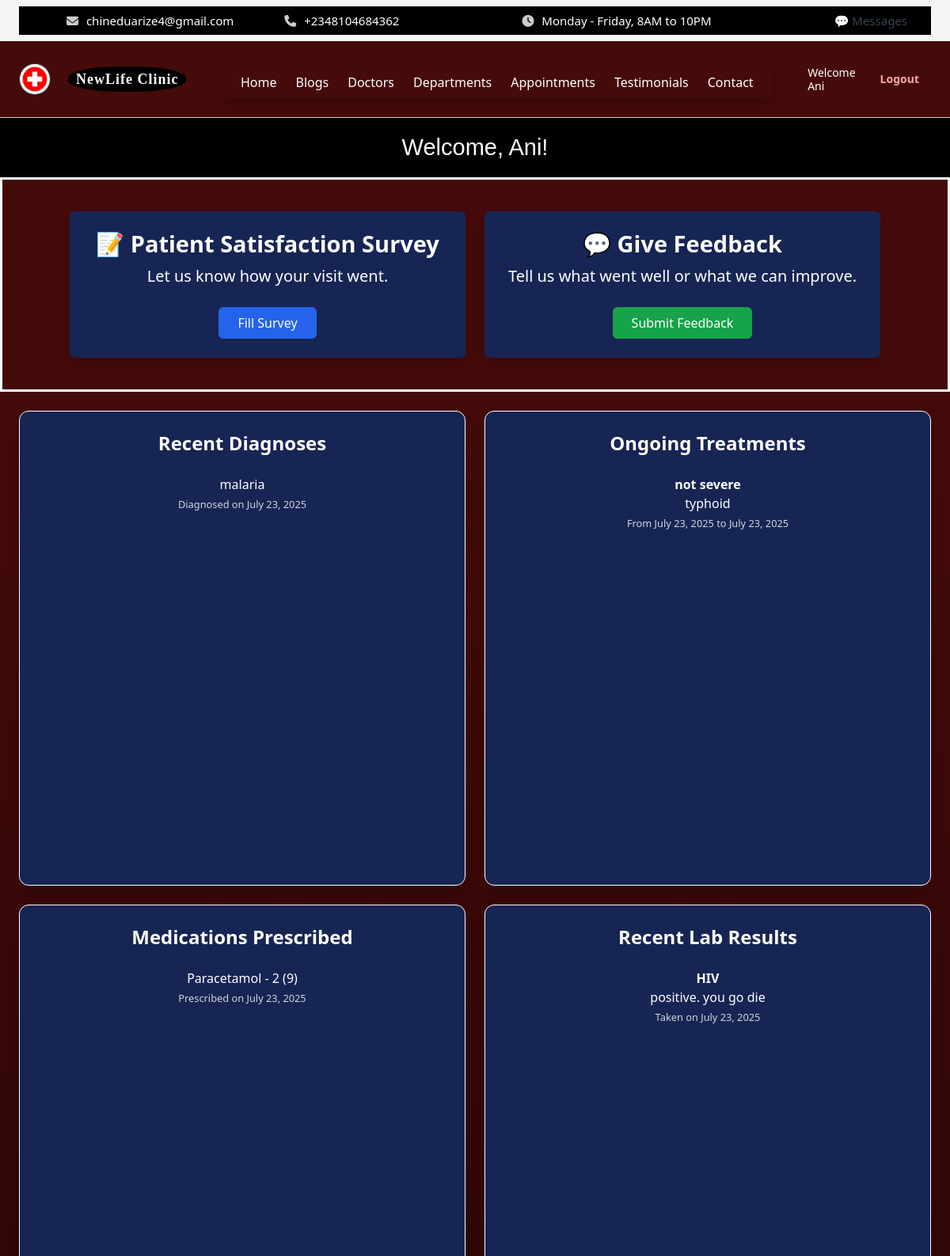
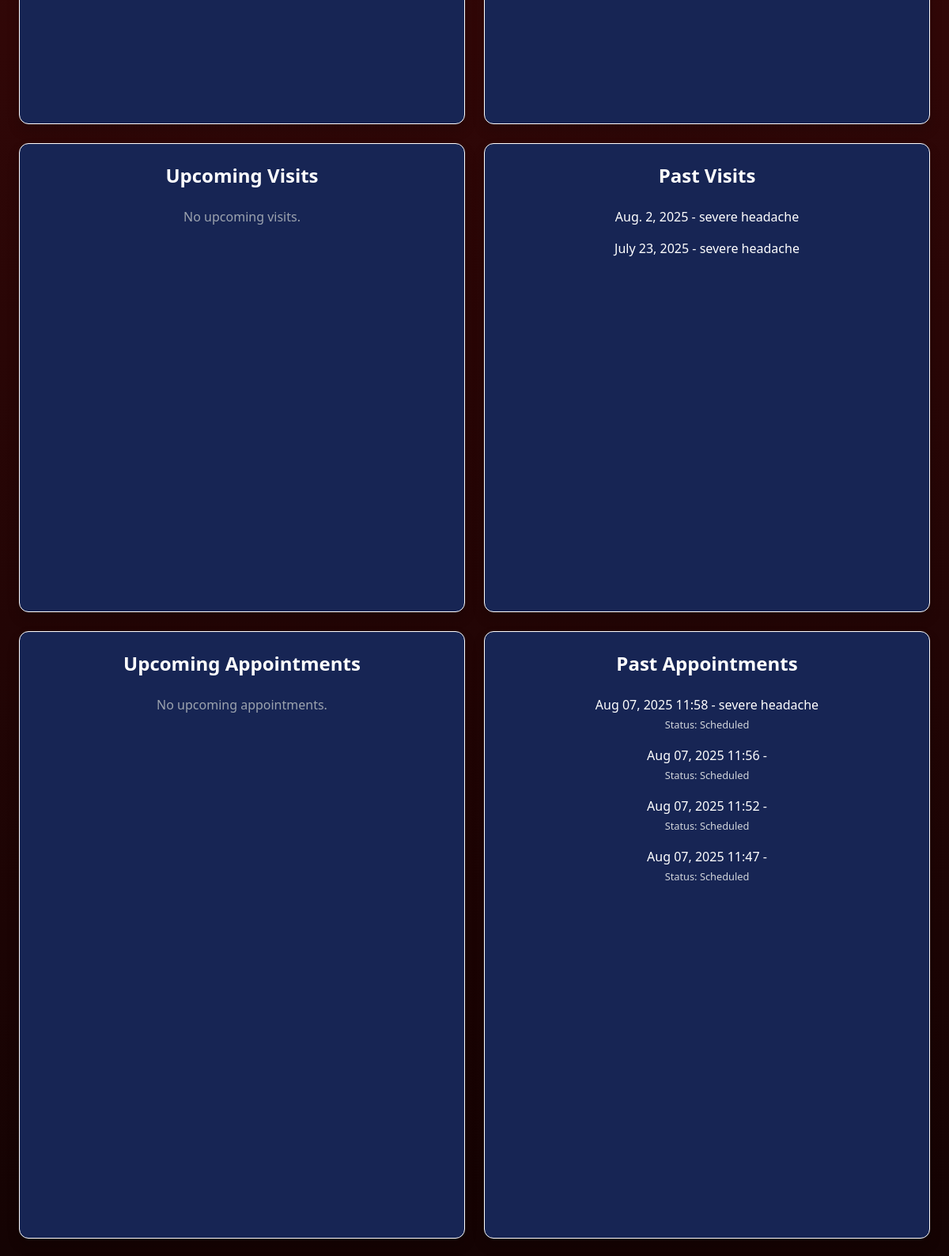
Screenshot of /dashboard/patient/ (signed in, upper part) with the database file from the repository (2 pictures, top to bottom).
### core/models.py (models this page shows, shortened)
class HeaderSettings(models.Model):
    hospital_name = models.CharField(max_length=100, default='My Hospital')
    logo = models.ImageField(upload_to='logos/', blank=True, null=True)
    menu_1 = models.CharField(max_length=50, default='Home')
    menu_2 = models.CharField(max_length=50, default='Services')
    menu_3 = models.CharField(max_length=50, default='Doctors')
    menu_4 = models.CharField(max_length=50, default='Departments')
    menu_5 = models.CharField(max_length=50, default='Appointments')
    menu_6 = models.CharField(max_length=50, default='About')
    menu_7 = models.CharField(max_length=50, default='Contact')
    email = models.EmailField(blank=True)
    phone = models.CharField(max_length=20, blank=True)
    working_hours = models.CharField(max_length=100, default="Monday - Friday, 8AM to 10PM")

class User(AbstractUser):
    ROLE_CHOICES = [
        ('admin', 'Admin'),
        ('doctor', 'Doctor'),
        ('nurse', 'Nurse'),
        ('receptionist', 'Receptionist'),
        ('pharmacist', 'Pharmacist'),
        ('labtech', 'Lab Technician'),
        ('patient', 'Patient'),
        ('cashier', 'Cashier'),
    ]
    role = models.CharField(max_length=20, choices=ROLE_CHOICES)

class Appointment(models.Model):
    patient = models.ForeignKey('Patient', on_delete=models.CASCADE, related_name='appointments', null=True, blank=True)
    full_name = models.CharField(max_length=100)
    email = models.EmailField()
    phone = models.CharField(max_length=20)
    doctor = models.ForeignKey('Doctor', on_delete=models.SET_NULL, null=True, related_name='appointments')
    datetime = models.DateTimeField()
    reason = models.CharField(max_length=255, blank=True)  # ✅ Add this
    location = models.CharField(max_length=255, blank=True, null=True)  # ✅ Add this
    send_reminder = models.BooleanField(default=False)  # ✅ Add this
    comment = models.TextField(blank=True)
    date_created = models.DateTimeField(auto_now_add=True)
    payment_amount = models.DecimalField(max_digits=10, decimal_places=2, null=True, blank=True)
    payment_status = models.CharField(max_length=20, default="Pending", choices=[
        ('Pending', 'Pending'),
        ('Confirmed', 'Confirmed'),
        ('Cancelled', 'Cancelled'),
    ])
    status = models.CharField(max_length=20, default="Scheduled", choices=[
        ('Scheduled', 'Scheduled'),
        ('Completed', 'Completed'),
        ('Missed', 'Missed'),
        ('Cancelled', 'Cancelled'),
    ])

### patient_panel/models.py (models this page shows, shortened)
class Diagnosis(models.Model):
    patient = models.ForeignKey(Patient, on_delete=models.CASCADE, related_name='diagnoses')
    diagnosis = models.TextField()
    date_diagnosed = models.DateField()

class Treatment(models.Model):
    patient = models.ForeignKey(Patient, on_delete=models.CASCADE, related_name='treatments')
    treatment = models.TextField()
    condition = models.CharField(max_length=255)
    start_date = models.DateField()
    end_date = models.DateField(null=True, blank=True)

class Medication(models.Model):
    patient = models.ForeignKey(Patient, on_delete=models.CASCADE, related_name='medications')
    name = models.CharField(max_length=100)
    dosage = models.CharField(max_length=100)
    frequency = models.CharField(max_length=100)
    prescribed_date = models.DateField()

class LabResult(models.Model):
    patient = models.ForeignKey(Patient, on_delete=models.CASCADE, related_name='lab_results')
    test_name = models.CharField(max_length=255)
    result = models.TextField()
    date_taken = models.DateField()

class Visit(models.Model):
    patient = models.ForeignKey(Patient, on_delete=models.CASCADE, related_name='visits')
    visit_date = models.DateField()
    reason = models.CharField(max_length=255)
    is_upcoming = models.BooleanField(default=False)
    check_in_time = models.DateTimeField(null=True, blank=True)
    seen_by_doctor_time = models.DateTimeField(null=True, blank=True)
    start_time = models.DateTimeField(null=True, blank=True)
    end_time = models.DateTimeField(null=True, blank=True)

### patient_panel/views.py (the view)
# urls.py: path('', views.patient_dashboard, name='patient_dashboard'),
@login_required
def patient_dashboard(request):
    patient = get_object_or_404(Patient, user=request.user)
    diagnoses = patient.diagnoses.all()
    treatments = patient.treatments.all()
    medications = patient.medications.all()
    lab_results = patient.lab_results.all()
    today = timezone.now().date()  # Only date portion
    upcoming_visits = patient.visits.filter(visit_date__gte=today).order_by('visit_date')
    past_visits = patient.visits.filter(visit_date__lt=today).order_by('-visit_date')
    outstanding_bills = patient.user.bills.filter(is_paid=False)
    paid_bills = patient.user.bills.filter(is_paid=True)
    now = timezone.now()
    upcoming_appointments = patient.appointments.filter(datetime__gte=now).order_by('datetime')
    past_appointments = patient.appointments.filter(datetime__lt=now).order_by('-datetime')
    context = {
        'diagnoses': diagnoses,
        'treatments': treatments,
        'medications': medications,
        'lab_results': lab_results,
        'upcoming_visits': upcoming_visits,
        'past_visits': past_visits,
        'outstanding_bills': outstanding_bills,
        'paid_bills': paid_bills,
        'upcoming_appointments': upcoming_appointments,
        'past_appointments': past_appointments,
        'payment_history': paid_bills,
    }
    return render(request, 'patient_panel/dashboard.html', context)

### patient_panel/templates/patient_panel/dashboard.html (shortened to what this page needs)
{% extends "core/base.html" %}
{% block content %}
<div style="width: 100%; background-color: black; padding: 20px 0;">
    <h2 style="text-align: center; font-family: 'Gill Sans', sans-serif; font-size: 29px; margin: 0; color: white;">
        Welcome, {{ request.user.first_name }}!
    </h2>
</div>
<section class="w-full bg-red-950 py-10" style="border: 3px solid white;">
    <div class="grid grid-cols-1 md:grid-cols-2 gap-6 max-w-5xl mx-auto text-center">
        <div class="bg-blue-950 text-white shadow p-6 rounded">
            <h3 class="text-[29px] font-semibold mb-2">📝 Patient Satisfaction Survey</h3>
            <p class="text-[20px] mb-4">Let us know how your visit went.</p>
            <a href="{% url 'patient_panel:submit_survey' %}" class="inline-block bg-blue-600 text-white px-4 py-2 rounded hover:bg-blue-700 transition">
                Fill Survey
            </a>
        </div>
        <div class="bg-blue-950 text-white shadow p-6 rounded">
            <h3 class="text-[29px] font-semibold mb-2">💬 Give Feedback</h3>
            <p class="text-[20px] mb-4">Tell us what went well or what we can improve.</p>
            <a href="{% url 'patient_panel:submit_feedback' %}" class="inline-block bg-green-600 text-white px-4 py-2 rounded hover:bg-green-700 transition">
                Submit Feedback
            </a>
        </div>
    </div>
</section>
<div class="min-h-screen w-full bg-gradient-to-b from-red-950 to-black text-white px-4 py-6 flex justify-center">
  <div class="w-full max-w-7xl grid grid-cols-1 md:grid-cols-2 gap-6">
    <div class="bg-blue-950 border border-white rounded-xl p-6 shadow text-center">
      <h3 class="text-2xl font-semibold mb-4">Recent Diagnoses</h3>
      <ul>
        {% for diagnosis in diagnoses %}
          <li class="mb-3">
            {{ diagnosis.diagnosis }}<br>
            <small class="text-gray-300">Diagnosed on {{ diagnosis.date_diagnosed }}</small>
          </li>
        {% empty %}
          <li class="text-gray-400">No diagnoses found.</li>
        {% endfor %}
      </ul>
    </div>
    <div class="bg-blue-950 border border-white rounded-xl p-6 shadow text-center">
      <h3 class="text-2xl font-semibold mb-4">Ongoing Treatments</h3>
      <ul>
        {% for treatment in treatments %}
          <li class="mb-3">
            <strong>{{ treatment.condition }}</strong><br>
            {{ treatment.treatment }}<br>
            <small class="text-gray-300">
              From {{ treatment.start_date }} to {{ treatment.end_date|default:"Present" }}
            </small>
          </li>
        {% empty %}
          <li class="text-gray-400">No treatments found.</li>
        {% endfor %}
      </ul>
    </div>
    <div class="bg-blue-950 border border-white rounded-xl p-6 shadow text-center">
      <h3 class="text-2xl font-semibold mb-4">Medications Prescribed</h3>
      <ul>
        {% for med in medications %}
          <li class="mb-3">
            {{ med.name }} - {{ med.dosage }} ({{ med.frequency }})<br>
            <small class="text-gray-300">Prescribed on {{ med.prescribed_date }}</small>
          </li>
        {% empty %}
          <li class="text-gray-400">No medications found.</li>
        {% endfor %}
      </ul>
    </div>
    <div class="bg-blue-950 border border-white rounded-xl p-6 shadow text-center">
      <h3 class="text-2xl font-semibold mb-4">Recent Lab Results</h3>
      <ul>
        {% for lab in lab_results %}
          <li class="mb-3">
            <strong>{{ lab.test_name }}</strong><br>
            {{ lab.result }}<br>
            <small class="text-gray-300">Taken on {{ lab.date_taken }}</small>
          </li>
        {% empty %}
          <li class="text-gray-400">No lab results found.</li>
        {% endfor %}
      </ul>
    </div>
    <div class="bg-blue-950 border border-white rounded-xl p-6 shadow text-center">
      <h3 class="text-2xl font-semibold mb-4">Upcoming Visits</h3>
      <ul>
        {% for visit in upcoming_visits %}
          <li class="mb-3">
            {{ visit.visit_date }} - {{ visit.reason }}
          </li>
        {% empty %}
          <li class="text-gray-400">No upcoming visits.</li>
        {% endfor %}
      </ul>
    </div>
    <div class="bg-blue-950 border border-white rounded-xl p-6 shadow text-center">
      <h3 class="text-2xl font-semibold mb-4">Past Visits</h3>
      <ul>
        {% for visit in past_visits %}
          <li class="mb-3">
            {{ visit.visit_date }} - {{ visit.reason }}
          </li>
        {% empty %}
          <li class="text-gray-400">No past visits.</li>
        {% endfor %}
      </ul>
    </div>
    <div class="bg-blue-950 border border-white rounded-xl p-6 shadow text-center">
    <h3 class="text-2xl font-semibold mb-4">Upcoming Appointments</h3>
    <ul>
        {% for appt in upcoming_appointments %}
        <li class="mb-3">
            {{ appt.datetime|date:"M d, Y H:i" }} - {{ appt.reason|default:"No reason provided" }}<br>
            <small class="text-gray-300">Status: {{ appt.get_status_display }}</small>
        </li>
        {% empty %}
        <li class="text-gray-400">No upcoming appointments.</li>
        {% endfor %}
    </ul>
    </div>
    <div class="bg-blue-950 border border-white rounded-xl p-6 shadow text-center">
      <h3 class="text-2xl font-semibold mb-4">Past Appointments</h3>
      <ul>
        {% for appt in past_appointments %}
          <li class="mb-3">
            {{ appt.datetime|date:"M d, Y H:i" }} - {{ appt.reason }}<br>
            <small class="text-gray-300">Status: {{ appt.get_status_display }}</small><br>
          </li>
        {% empty %}
          <li class="text-gray-400">No past appointments.</li>
        {% endfor %}
      </ul>
    </div>
  </div>
</div>
{% endblock %}

### core/templates/core/base.html (shortened to what this page needs)
<!DOCTYPE html>
<html lang="en" class="dark">
{% load static %}
{% load widget_tweaks %}
<head>
  <link rel="stylesheet" href="{% static 'core/css/style.css' %}">
  <script src="https://cdn.tailwindcss.com"></script>
  <link rel="stylesheet" href="https://cdnjs.cloudflare.com/ajax/libs/font-awesome/6.4.0/css/all.min.css">
  <link href="https://cdn.jsdelivr.net/npm/bootstrap@5.3.0/dist/css/bootstrap.min.css" rel="stylesheet">
</head>
<body>
  <div class="fixed-header bg-gray-100 px-4 py-2 text-sm">
  <div class="topbar flex flex-wrap items-center justify-between gap-4 sm:gap-0">
    <div class="topbar-left flex flex-col sm:flex-row items-start sm:items-center gap-1 sm:gap-4 flex-wrap text-center sm:text-left">
      {% if header_settings.email %}
        <span><i class="fas fa-envelope"></i> {{ header_settings.email }}</span>
      {% endif %}
      {% if header_settings.phone %}
        <span><i class="fas fa-phone"></i> {{ header_settings.phone }}</span>
      {% endif %}
    </div>
    <div class="topbar-right flex flex-col sm:flex-row items-start sm:items-center gap-1 sm:gap-4 flex-wrap text-center sm:text-left">
      {% if header_settings.working_hours %}
        <span><i class="fas fa-clock"></i> {{ header_settings.working_hours }}</span>
      {% endif %}
    </div>
    <a href="{% url 'admin_panel:inbox' %}" class="relative text-gray-700 no-print whitespace-nowrap">
      💬 Messages
    </a>
  </div>
</div>
    <header class="header-bar flex items-center justify-between flex-wrap bg-red-950 p-4 shadow-md w-full gap-4 sm:gap-0">
  <div class="logo-title flex items-center space-x-3 flex-shrink-0">
    {% if header_settings.logo %}
      <img src="{{ header_settings.logo.url }}" alt="Logo" class="logo-img h-10 w-10 object-cover">
    {% else %}
      <img src="{% static 'core/img/default_logo.png' %}" alt="Default Logo" class="logo-img h-10 w-10 object-cover">
    {% endif %}
    <span class="hospital-name font-bold text-lg leading-tight text-white">
      <span class="block">{{ header_settings.hospital_name_line1|default:"NewLife Clinic" }}</span>
    </span>
  </div>
  <div class="relative flex-1 flex justify-center sm:justify-center">
    <nav id="menu-content" class="hidden sm:flex absolute sm:static top-full mt-2 sm:mt-0 bg-red-800 sm:bg-transparent shadow sm:shadow-none rounded px-4 py-2 sm:p-0 sm:rounded-none z-50 overflow-x-auto whitespace-nowrap space-x-4 sm:space-x-6">
      <a href="{% url 'landing_page' %}" class="text-white hover:text-blue-400">Home</a>
      <a href="{% url 'blogs' %}" class="text-white hover:text-blue-400">Blogs</a>
      <a href="{% url 'doctors' %}" class="text-white hover:text-blue-400">Doctors</a>
      <a href="{% url 'departments' %}" class="text-white hover:text-blue-400">Departments</a>
      <a href="{% url 'appointment' %}" class="text-white hover:text-blue-400">Appointments</a>
      <a href="{% url 'testimonials' %}" class="text-white hover:text-blue-400">Testimonials</a>
      <a href="{% url 'contact' %}" class="text-white hover:text-blue-400">Contact</a>
    </nav>
  </div>
  <div class="auth-buttons flex items-center space-x-4 flex-shrink-0 text-sm">
    {% if request.path == '/' and not request.user.is_authenticated %}
      <a href="{% url 'login' %}" class="text-blue-300 hover:underline no-print">Login</a>
    {% elif request.user.is_authenticated %}
      <span class="text-white no-print text-sm leading-tight">Welcome<br>{{ request.user.username }}</span>
      <a href="{% url 'logout' %}" class="text-red-300 hover:underline no-print">Logout</a>
    {% endif %}
  </div>
</header>
  <main>
    {% block content %}{% endblock %}
  </main>
</body>
</html>

### rows the page displays
HeaderSettings: email "chineduarize4@gmail.com", phone "+2348104684362", working_hours "Monday - Friday, 8AM to 10PM", logo (picture)
User: user.username "Ani", user.first_name "Ani"
Diagnosis: diagnosis "malaria", date_diagnosed "July 23, 2025"
Treatment: condition "not severe", treatment "typhoid", start_date "July 23, 2025", end_date "July 23, 2025"
Medication: name "Paracetamol", dosage "2", frequency "9", prescribed_date "July 23, 2025"
LabResult: test_name "HIV", result "positive. you go die", date_taken "July 23, 2025"
Visit: visit_date "Aug. 2, 2025", reason "severe headache"
Visit: visit_date "July 23, 2025", reason "severe headache"
Appointment: datetime "Aug 07, 2025 11:58", reason "severe headache", status "Scheduled"
Appointment: datetime "Aug 07, 2025 11:56", status "Scheduled"
Appointment: datetime "Aug 07, 2025 11:52", status "Scheduled"
Appointment: datetime "Aug 07, 2025 11:47", status "Scheduled"

### other values shown
{{ header_settings.hospital_name_line1|default:"NewLife Clinic" }} "NewLife Clinic"
